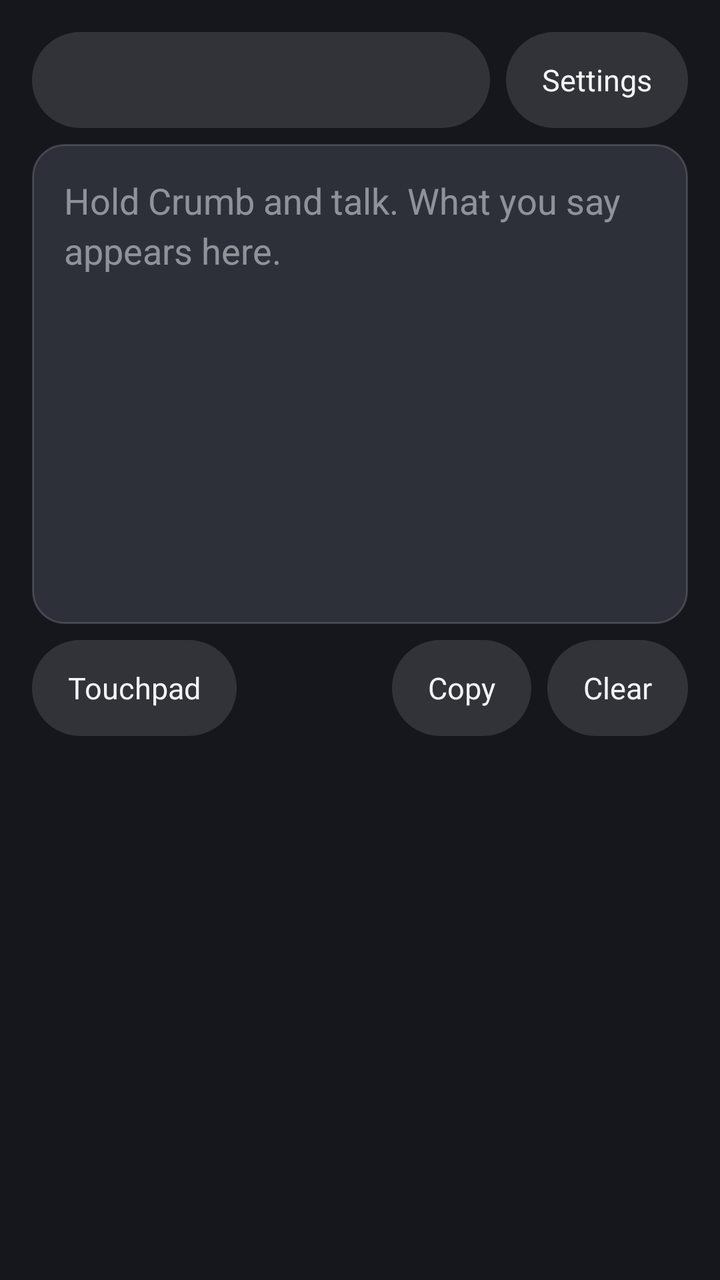
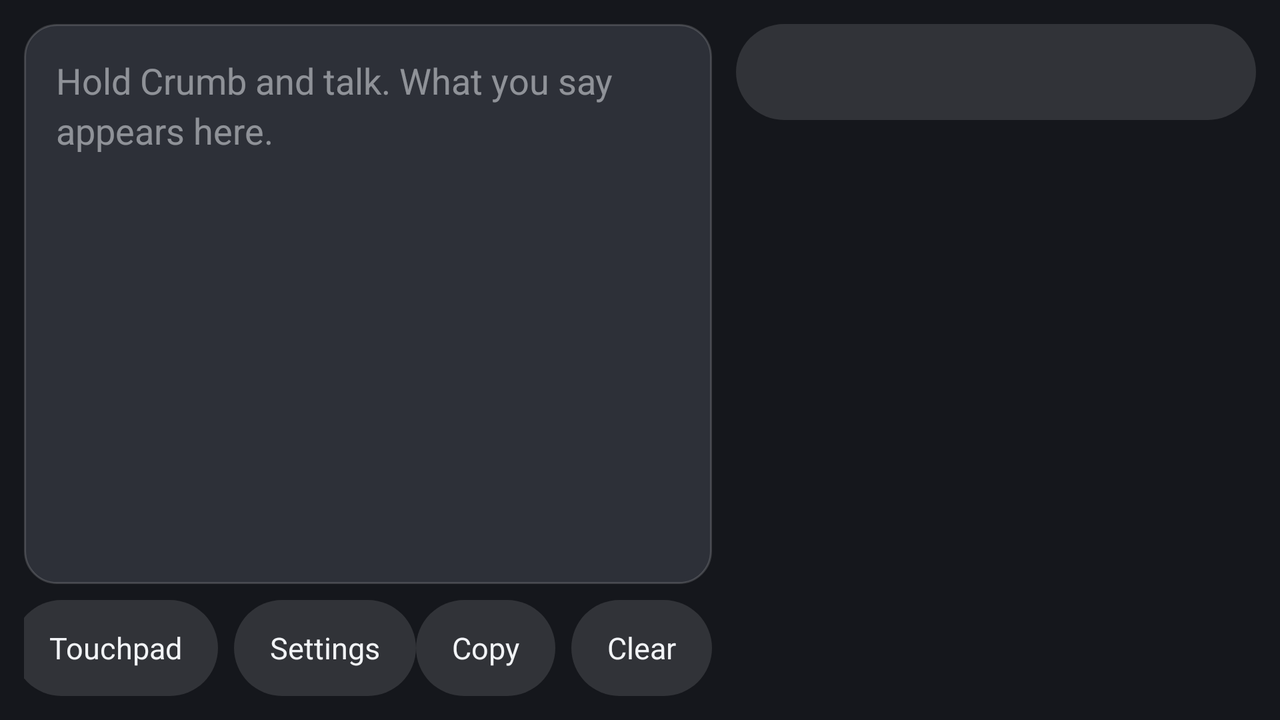

One screen, two layout resources from the same app: the default and the repository's alternative for another configuration. Each is rendered where Android would select it; the XML of both is given below.
<!-- AndroidManifest.xml: activity theme android:Theme.Material.NoActionBar -->
<!-- res/layout/activity_dictation.xml -->
<?xml version="1.0" encoding="utf-8"?>
<FrameLayout xmlns:android="http://schemas.android.com/apk/res/android"
    android:layout_width="match_parent"
    android:layout_height="match_parent"
    android:background="@color/caw_backdrop"
    android:fitsSystemWindows="true">

    <LinearLayout
        android:layout_width="match_parent"
        android:layout_height="match_parent"
        android:orientation="vertical"
        android:padding="16dp">

        <LinearLayout
            android:layout_width="match_parent"
            android:layout_height="wrap_content"
            android:layout_marginBottom="8dp"
            android:orientation="horizontal">

            
            <TextView
                android:id="@+id/computer_row"
                style="@style/CawButton"
                android:layout_width="0dp"
                android:layout_weight="1" />

            
            <TextView
                android:id="@+id/settings"
                style="@style/CawButton"
                android:layout_marginStart="8dp"
                android:text="@string/dictation_settings" />
        </LinearLayout>

        <ScrollView
            android:id="@+id/transcript_scroll"
            android:layout_width="match_parent"
            android:layout_height="0dp"
            android:layout_weight="1"
            android:background="@drawable/transcript_background"
            android:fillViewport="true"
            android:padding="16dp">

            <TextView
                android:id="@+id/transcript"
                android:layout_width="match_parent"
                android:layout_height="wrap_content"
                android:hint="@string/dictation_hint"
                android:lineSpacingExtra="4dp"
                android:textColor="@color/caw_text"
                android:textColorHint="#80F2F4F7"
                android:textIsSelectable="true"
                android:textSize="18sp" />
        </ScrollView>

        
        <LinearLayout
            android:id="@+id/shortcut_panel"
            android:layout_width="match_parent"
            android:layout_height="0dp"
            android:layout_weight="1"
            android:orientation="vertical"
            android:visibility="gone">

            <TextView
                android:id="@+id/sent_line"
                android:layout_width="match_parent"
                android:layout_height="wrap_content"
                android:alpha="0.8"
                android:ellipsize="end"
                android:maxLines="1"
                android:paddingStart="4dp"
                android:paddingEnd="4dp"
                android:textColor="@color/caw_text"
                android:textSize="14sp" />

            <ScrollView
                android:id="@+id/shortcut_scroll"
                android:layout_width="match_parent"
                android:layout_height="0dp"
                android:layout_marginTop="8dp"
                android:layout_weight="1">

                <LinearLayout
                    android:id="@+id/shortcut_grid"
                    android:layout_width="match_parent"
                    android:layout_height="wrap_content"
                    android:orientation="vertical" />
            </ScrollView>

            <TextView
                android:id="@+id/shortcuts_hint"
                android:layout_width="match_parent"
                android:layout_height="wrap_content"
                android:alpha="0.7"
                android:gravity="center"
                android:text="@string/dictation_shortcuts_empty"
                android:textColor="@color/caw_text"
                android:textSize="15sp"
                android:visibility="gone" />
        </LinearLayout>

        <LinearLayout
            android:layout_width="match_parent"
            android:layout_height="wrap_content"
            android:layout_marginTop="8dp"
            android:gravity="end"
            android:orientation="horizontal">

            
            <TextView
                android:id="@+id/touchpad"
                style="@style/CawButton"
                android:text="@string/dictation_touchpad" />

            <View
                android:layout_width="0dp"
                android:layout_height="1dp"
                android:layout_weight="1" />

            <TextView
                android:id="@+id/copy"
                style="@style/CawButton"
                android:text="@string/dictation_copy" />

            <TextView
                android:id="@+id/clear"
                style="@style/CawButton"
                android:layout_marginStart="8dp"
                android:text="@string/dictation_clear" />
        </LinearLayout>

        <TextView
            android:id="@+id/status"
            android:layout_width="match_parent"
            android:layout_height="wrap_content"
            android:layout_marginTop="8dp"
            android:drawablePadding="8dp"
            android:ellipsize="end"
            android:fontFamily="sans-serif-medium"
            android:gravity="center"
            android:maxLines="3"
            android:minHeight="48dp"
            android:textColor="@color/caw_text"
            android:textSize="15sp" />

        
        <FrameLayout
            android:id="@+id/crumb_slot"
            android:layout_width="200dp"
            android:layout_height="200dp"
            android:layout_gravity="center_horizontal">

            <ProgressBar
                android:id="@+id/spinner"
                style="?android:attr/progressBarStyleSmall"
                android:layout_width="wrap_content"
                android:layout_height="wrap_content"
                android:layout_gravity="center"
                android:indeterminateTint="@android:color/white"
                android:visibility="gone" />
        </FrameLayout>


        
        <include
            android:id="@+id/key_row"
            layout="@layout/dictation_key_row"
            android:visibility="gone" />
    </LinearLayout>
</FrameLayout>
<!-- res/layout/dictation_key_row.xml (included above) -->
<?xml version="1.0" encoding="utf-8"?>
<LinearLayout xmlns:android="http://schemas.android.com/apk/res/android"
    android:layout_width="match_parent"
    android:layout_height="wrap_content"
    android:layout_marginTop="8dp"
    android:orientation="horizontal"
    android:paddingStart="4dp"
    android:paddingEnd="4dp">

    <TextView
        android:id="@+id/remote_left"
        style="@style/CawKeyRowButton"
        android:layout_weight="1"
        android:contentDescription="@string/arrow_left_description"
        android:text="@string/arrow_left" />

    <TextView
        android:id="@+id/remote_up"
        style="@style/CawKeyRowButton"
        android:layout_marginStart="4dp"
        android:layout_weight="1"
        android:contentDescription="@string/arrow_up_description"
        android:text="@string/arrow_up" />

    <TextView
        android:id="@+id/remote_down"
        style="@style/CawKeyRowButton"
        android:layout_marginStart="4dp"
        android:layout_weight="1"
        android:contentDescription="@string/arrow_down_description"
        android:text="@string/arrow_down" />

    <TextView
        android:id="@+id/remote_right"
        style="@style/CawKeyRowButton"
        android:layout_marginStart="4dp"
        android:layout_weight="1"
        android:contentDescription="@string/arrow_right_description"
        android:text="@string/arrow_right" />

    <TextView
        android:id="@+id/remote_backspace"
        style="@style/CawKeyRowButton"
        android:layout_marginStart="4dp"
        android:layout_weight="2.4"
        android:text="@string/backspace_button" />

    <TextView
        android:id="@+id/remote_enter"
        style="@style/CawKeyRowButton"
        android:layout_marginStart="4dp"
        android:layout_weight="1.6"
        android:text="@string/enter_button" />
</LinearLayout>
<!-- resources referenced by this layout -->
<resources>
  <color name="caw_backdrop">#15171C</color>
  <color name="caw_text">#F2F4F7</color>
  <!-- drawable transcript_background (drawable) -->
  <?xml version="1.0" encoding="utf-8"?>
  <shape xmlns:android="http://schemas.android.com/apk/res/android" android:shape="rectangle">
      <solid android:color="@color/caw_disc" />
      <stroke android:width="1dp" android:color="@color/caw_pill_border" />
      <corners android:radius="16dp" />
  </shape>
  <string name="arrow_down">↓</string>
  <string name="arrow_down_description">Down arrow</string>
  <string name="arrow_left">←</string>
  <string name="arrow_left_description">Left arrow</string>
  <string name="arrow_right">→</string>
  <string name="arrow_right_description">Right arrow</string>
  <string name="arrow_up">↑</string>
  <string name="arrow_up_description">Up arrow</string>
  <string name="backspace_button">Backspace</string>
  <string name="dictation_clear">Clear</string>
  <string name="dictation_copy">Copy</string>
  <string name="dictation_hint">Hold Crumb and talk. What you say appears here.</string>
  <string name="dictation_settings">Settings</string>
  <string name="dictation_shortcuts_empty">No shortcuts yet. Add them in Settings.</string>
  <string name="dictation_touchpad">Touchpad</string>
  <string name="enter_button">Enter</string>
  <style name="CawButton">
          <item name="android:layout_width">wrap_content</item>
          <item name="android:layout_height">wrap_content</item>
          <item name="android:background">@drawable/keyboard_button</item>
          <item name="android:gravity">center</item>
          <item name="android:minHeight">48dp</item>
          <item name="android:paddingStart">18dp</item>
          <item name="android:paddingEnd">18dp</item>
          <item name="android:textColor">@color/caw_text</item>
          <item name="android:textSize">15sp</item>
          <item name="android:clickable">true</item>
          <item name="android:focusable">true</item>
      </style>
  <style name="CawKeyRowButton" parent="CawButton">
          <item name="android:layout_width">0dp</item>
          <item name="android:layout_height">48dp</item>
          <item name="android:paddingStart">4dp</item>
          <item name="android:paddingEnd">4dp</item>
          <item name="android:maxLines">1</item>
          <item name="android:autoSizeTextType">uniform</item>
          <item name="android:autoSizeMinTextSize">10sp</item>
          <item name="android:autoSizeMaxTextSize">15sp</item>
      </style>
  <color name="caw_disc">#2D3038</color>
  <color name="caw_pill_border">#29FFFFFF</color>
  <!-- drawable keyboard_button (drawable) -->
  <?xml version="1.0" encoding="utf-8"?>
  <ripple xmlns:android="http://schemas.android.com/apk/res/android" android:color="#33FFFFFF">
      <item>
          <shape android:shape="rectangle">
              <solid android:color="#1FFFFFFF" />
              <corners android:radius="999dp" />
          </shape>
      </item>
  </ripple>
</resources>
<!-- res/layout-land/activity_dictation.xml (the repository's variant of the layout above) -->
<!-- drawn on the phone turned sideways -->
<?xml version="1.0" encoding="utf-8"?>
<FrameLayout xmlns:android="http://schemas.android.com/apk/res/android"
    android:layout_width="match_parent"
    android:layout_height="match_parent"
    android:background="@color/caw_backdrop"
    android:fitsSystemWindows="true">

    <LinearLayout
        android:layout_width="match_parent"
        android:layout_height="match_parent"
        android:orientation="horizontal"
        android:padding="12dp">

        <LinearLayout
            android:layout_width="0dp"
            android:layout_height="match_parent"
            android:layout_weight="1"
            android:orientation="vertical">

            <ScrollView
                android:id="@+id/transcript_scroll"
                android:layout_width="match_parent"
                android:layout_height="0dp"
                android:layout_weight="1"
                android:background="@drawable/transcript_background"
                android:fillViewport="true"
                android:padding="16dp">

                <TextView
                    android:id="@+id/transcript"
                    android:layout_width="match_parent"
                    android:layout_height="wrap_content"
                    android:hint="@string/dictation_hint"
                    android:lineSpacingExtra="4dp"
                    android:textColor="@color/caw_text"
                    android:textColorHint="#80F2F4F7"
                    android:textIsSelectable="true"
                    android:textSize="18sp" />
            </ScrollView>

            
            <LinearLayout
                android:id="@+id/shortcut_panel"
                android:layout_width="match_parent"
                android:layout_height="0dp"
                android:layout_weight="1"
                android:orientation="vertical"
                android:visibility="gone">

                <TextView
                    android:id="@+id/sent_line"
                    android:layout_width="match_parent"
                    android:layout_height="wrap_content"
                    android:alpha="0.8"
                    android:ellipsize="end"
                    android:maxLines="1"
                    android:paddingStart="4dp"
                    android:paddingEnd="4dp"
                    android:textColor="@color/caw_text"
                    android:textSize="14sp" />

                <ScrollView
                    android:id="@+id/shortcut_scroll"
                    android:layout_width="match_parent"
                    android:layout_height="0dp"
                    android:layout_marginTop="8dp"
                    android:layout_weight="1">

                    <LinearLayout
                        android:id="@+id/shortcut_grid"
                        android:layout_width="match_parent"
                        android:layout_height="wrap_content"
                        android:orientation="vertical" />
                </ScrollView>

                <TextView
                    android:id="@+id/shortcuts_hint"
                    android:layout_width="match_parent"
                    android:layout_height="wrap_content"
                    android:alpha="0.7"
                    android:gravity="center"
                    android:text="@string/dictation_shortcuts_empty"
                    android:textColor="@color/caw_text"
                    android:textSize="15sp"
                    android:visibility="gone" />
            </LinearLayout>

            <LinearLayout
                android:layout_width="match_parent"
                android:layout_height="wrap_content"
                android:layout_marginTop="8dp"
                android:gravity="end"
                android:orientation="horizontal">

                
                <TextView
                    android:id="@+id/touchpad"
                    style="@style/CawButton"
                    android:text="@string/dictation_touchpad" />

                
                <TextView
                    android:id="@+id/settings"
                    style="@style/CawButton"
                    android:layout_marginStart="8dp"
                    android:text="@string/dictation_settings" />

                <View
                    android:layout_width="0dp"
                    android:layout_height="1dp"
                    android:layout_weight="1" />

                <TextView
                    android:id="@+id/copy"
                    style="@style/CawButton"
                    android:text="@string/dictation_copy" />

                <TextView
                    android:id="@+id/clear"
                    style="@style/CawButton"
                    android:layout_marginStart="8dp"
                    android:text="@string/dictation_clear" />
            </LinearLayout>
        </LinearLayout>

        <LinearLayout
            android:layout_width="260dp"
            android:layout_height="match_parent"
            android:layout_marginStart="12dp"
            android:gravity="center_horizontal"
            android:orientation="vertical">

            <TextView
                android:id="@+id/computer_row"
                style="@style/CawButton"
                android:layout_width="match_parent"
                android:layout_marginBottom="4dp" />

            <TextView
                android:id="@+id/status"
                android:layout_width="match_parent"
                android:layout_height="wrap_content"
                android:drawablePadding="8dp"
                android:ellipsize="end"
                android:fontFamily="sans-serif-medium"
                android:gravity="center"
                android:maxLines="3"
                android:minHeight="48dp"
                android:textColor="@color/caw_text"
                android:textSize="14sp" />

            <FrameLayout
                android:id="@+id/crumb_slot"
                android:layout_width="150dp"
                android:layout_height="150dp">

                <ProgressBar
                    android:id="@+id/spinner"
                    style="?android:attr/progressBarStyleSmall"
                    android:layout_width="wrap_content"
                    android:layout_height="wrap_content"
                    android:layout_gravity="center"
                    android:indeterminateTint="@android:color/white"
                    android:visibility="gone" />
            </FrameLayout>

            
            <include
                android:id="@+id/key_row"
                layout="@layout/dictation_key_row"
                android:visibility="gone" />
        </LinearLayout>
    </LinearLayout>
</FrameLayout>
